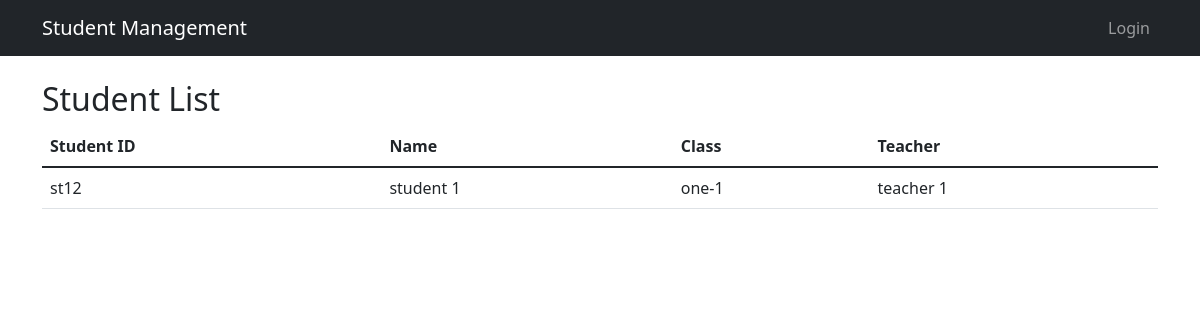
Before: / with the older database file.
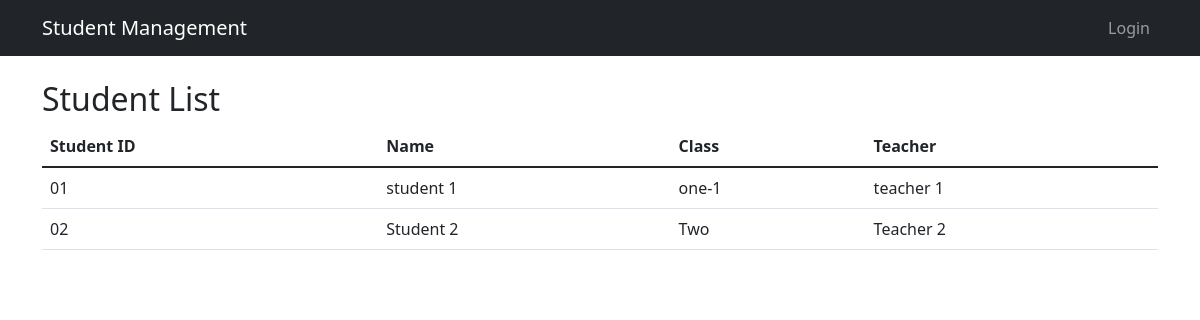
After: the same page with the newer database file.
### student_app/models.py (models this page shows, shortened)
class Student(models.Model):
    student_id = models.CharField(max_length=20, unique=True)
    name = models.CharField(max_length=100)
    class_name = models.CharField(max_length=50)
    teacher_name = models.CharField(max_length=100)
    created_at = models.DateTimeField(auto_now_add=True)
    updated_at = models.DateTimeField(auto_now=True)

### student_app/views.py (the view)
# urls.py: path('', student_list, name='student_list'),
def student_list(request):
    students = Student.objects.all()
    return render(request, 'student_app/student_list.html', {'students': students})

### student_app/templates/student_app/student_list.html (shortened to what this page needs)
{% extends 'student_app/base.html' %}
{% block content %}
<h2>Student List</h2>
<table class="table">
    <thead>
        <tr>
            <th>Student ID</th>
            <th>Name</th>
            <th>Class</th>
            <th>Teacher</th>
        </tr>
    </thead>
    <tbody>
        {% for student in students %}
        <tr>
            <td>{{ student.student_id }}</td>
            <td>{{ student.name }}</td>
            <td>{{ student.class_name }}</td>
            <td>{{ student.teacher_name }}</td>
        </tr>
        {% endfor %}
    </tbody>
</table>
{% endblock %}

### student_app/templates/student_app/base.html (shortened to what this page needs)
<!DOCTYPE html>
<html lang="en">
<head>
    <link href="https://cdn.jsdelivr.net/npm/bootstrap@5.1.3/dist/css/bootstrap.min.css" rel="stylesheet">
</head>
<body>
    <nav class="navbar navbar-expand-lg navbar-dark bg-dark">
        <div class="container">
            <a class="navbar-brand" href="{% url 'student_list' %}">Student Management</a>
            <div class="navbar-nav">
                {% if user.is_authenticated %}
                    <a class="nav-link" href="{% url 'student_list' %}">Home</a>
                    {% if user.is_superuser %}
                        <a class="nav-link" href="{% url 'create_student' %}">Create Student</a>
                    {% endif %}
                    <a class="nav-link" href="{% url 'view_student' %}">View Student</a>
                    <a class="nav-link" href="{% url 'logout' %}">Logout</a>
                {% else %}
                    <a class="nav-link" href="{% url 'login' %}">Login</a>
                {% endif %}
            </div>
        </div>
    </nav>
    <div class="container mt-4">
        {% block content %}
        {% endblock %}
    </div>
</body>
</html>

Changed rows visible on the page:
changed Student "student 1": student_id "st12" → "01"
added Student: student_id "02", name "Student 2", class_name "Two", teacher_name "Teacher 2"
